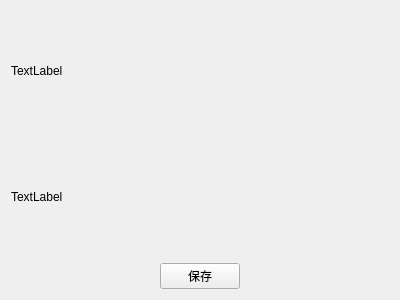
<?xml version="1.0" encoding="UTF-8"?>
<ui version="4.0">
 <class>role_add_form</class>
 <widget class="QWidget" name="role_add_form">
  <property name="geometry">
   <rect>
    <x>0</x>
    <y>0</y>
    <width>400</width>
    <height>300</height>
   </rect>
  </property>
  <property name="windowTitle">
   <string>Form</string>
  </property>
  <layout class="QGridLayout" name="gridLayout_2">
   <item row="0" column="0">
    <layout class="QGridLayout" name="gridLayout">
     <item row="0" column="0">
      <layout class="QVBoxLayout" name="verticalLayout">
       <item>
        <layout class="QHBoxLayout" name="horizontalLayout">
         <item>
          <layout class="QHBoxLayout" name="horizontalLayout_7">
           <item>
            <widget class="QLabel" name="label">
             <property name="text">
              <string>TextLabel</string>
             </property>
            </widget>
           </item>
          </layout>
         </item>
        </layout>
       </item>
       <item>
        <layout class="QHBoxLayout" name="horizontalLayout_4">
         <item>
          <layout class="QHBoxLayout" name="horizontalLayout_6">
           <item>
            <widget class="QLabel" name="label_2">
             <property name="text">
              <string>TextLabel</string>
             </property>
            </widget>
           </item>
          </layout>
         </item>
        </layout>
       </item>
       <item>
        <layout class="QHBoxLayout" name="horizontalLayout_2">
         <item>
          <layout class="QHBoxLayout" name="horizontalLayout_5">
           <item>
            <spacer name="horizontalSpacer">
             <property name="orientation">
              <enum>Qt::Orientation::Horizontal</enum>
             </property>
             <property name="sizeHint" stdset="0">
              <size>
               <width>40</width>
               <height>20</height>
              </size>
             </property>
            </spacer>
           </item>
           <item>
            <widget class="QPushButton" name="save">
             <property name="text">
              <string>保存</string>
             </property>
            </widget>
           </item>
           <item>
            <spacer name="horizontalSpacer_2">
             <property name="orientation">
              <enum>Qt::Orientation::Horizontal</enum>
             </property>
             <property name="sizeHint" stdset="0">
              <size>
               <width>40</width>
               <height>20</height>
              </size>
             </property>
            </spacer>
           </item>
          </layout>
         </item>
        </layout>
       </item>
      </layout>
     </item>
    </layout>
   </item>
  </layout>
 </widget>
 <resources/>
 <connections/>
</ui>
